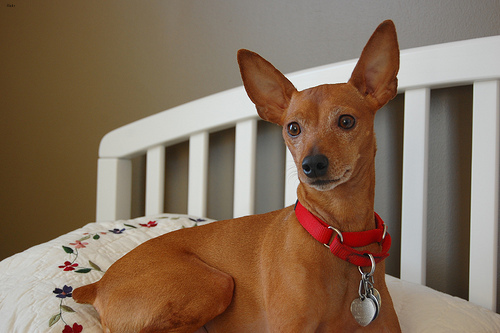
#> input picture input.jpg, 500 x 333 px
$ python image_to_saccades.py --path input.jpg
#> lines starting #> are read from the running program, lines starting #| are printed output that depends on the picture
# converts an input image to a video of the same image, but moving with saccadic motion (similarly to NMIST, N-Caltech, etc). The image will be 300ms long
import cv2
import argparse
import numpy as np


def translate(image: np.ndarray, t_x: float, t_y: float):
    shifted = cv2.warpAffine(image, np.float32([
        [1, 0, t_x],
        [0, 1, t_y]
    ]), (image.shape[1], image.shape[0]))
    return shifted


def save_crop(image: np.ndarray, output: cv2.VideoWriter, height: int, width: int):
    # crop the image to obtain the frame of the video
    center = (image.shape[0] // 2, image.shape[1] // 2)
    top_left_crop = (center[0] - height//2, center[1] - width//2)
    bot_right_crop = (center[0] + height//2, center[1] + width//2)

    frame = image[top_left_crop[0]:bot_right_crop[0],
                  top_left_crop[1]:bot_right_crop[1]]

    # save output video
    output.write(frame)


def saccade(image, video, args, has_rest=True):
    # duration of the three saccades (in ms)
    d = 100.

    fps = 100.
    ms_per_frame = 1000./fps  # number of ms for one frame in the output video
    frame_d = d/ms_per_frame  # number of frames in the saccade

    # Frame rate of
    # vertical and horizontal distances
    t = 10.

    dt = t // frame_d

    save_crop(image, video, args.height, args.width)
    # SACCADE 1 (UP-LEFT TO LOW) during 100ms
    for _ in range(int(dt)):
        # translate
        image = translate(image, 1, 1)
        save_crop(image, video, args.height, args.width)

    # SACCADE 2 (LOW TO UP-RIGHT)
    for _ in range(int(dt)):
        # translate
        image = translate(image, 1, -1)
        save_crop(image, video, args.height, args.width)

    # SACCADE 3 (UP-RIGHT TO UP-LEFT)
    for _ in range(int(dt)):
        image = translate(image, -2, 0)
        save_crop(image, video, args.height, args.width)

    # REST after saccade
    for _ in range(int(3*dt)):
        save_crop(image, video, args.height, args.width)


def main():
    args = get_args()

    image = cv2.imread(args.path, cv2.IMREAD_COLOR)
#> image is the input picture: shape (333, 500, 3); mean B, G, R 91, 111.1, 133.5

    video = cv2.VideoWriter(args.output, cv2.VideoWriter_fourcc(
        'M', 'J', 'P', 'G'), 100, (args.width, args.height))

    for _ in range(50):
        saccade(image, video, args, has_rest=args.rest)
#> this loop made 50 passes
#> pass 1, in save_crop, `frame = image[top_left_crop[0]:bot_right_crop[0], top_left_crop[1]:bot..`:
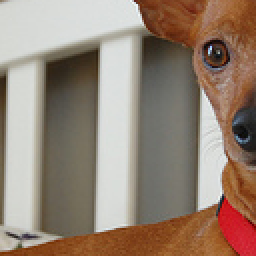
#> frame: shape (128, 128, 3) (shown 2 times larger); mean B, G, R 117, 131.5, 149.9
#> pass 1, in translate, `shifted = cv2.warpAffine(image, np.float32([ [1, 0, t_x], [0, 1, t_y] ..`:
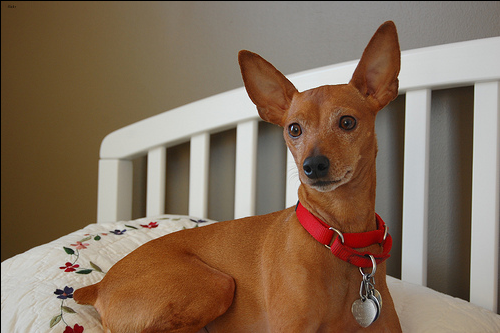
#> shifted: shape (333, 500, 3); mean B, G, R 90.6, 110.6, 132.9
#> pass 1, in save_crop (call 2), `frame = image[top_left_crop[0]:bot_right_crop[0], top_left_crop[1]:bot..`:
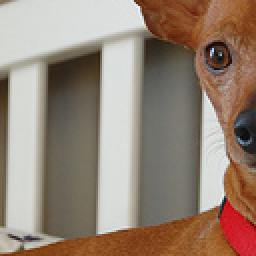
#> frame: shape (128, 128, 3) (shown 2 times larger); mean B, G, R 118.2, 132.6, 150.2
#> pass 1, in translate (call 2), `shifted = cv2.warpAffine(image, np.float32([ [1, 0, t_x], [0, 1, t_y] ..`:
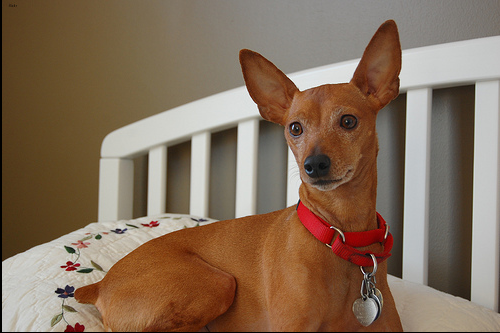
#> shifted: shape (333, 500, 3); mean B, G, R 90.4, 110.3, 132.6

    print('Saving result')
    video.release()


def get_args():
    parser = argparse.ArgumentParser(description='Image to saccade script')
    parser.add_argument('--path', type=str,
                        help="Path of the image.", required=True)
    parser.add_argument('--output', '-o', type=str,
                        help="Path of output video.", default="output.mkv")
    parser.add_argument('--height', type=int, default=128,
                        help="Height of the output video")
    parser.add_argument('--width', type=int,
                        default=128, help="width of the output video")
    parser.add_argument('--rest', '-r', action='store_true', default=False,
                        help="Flag that indicates whether there is a rest time of 100ms after the saccade")

    return parser.parse_args()


if __name__ == '__main__':
    main()
